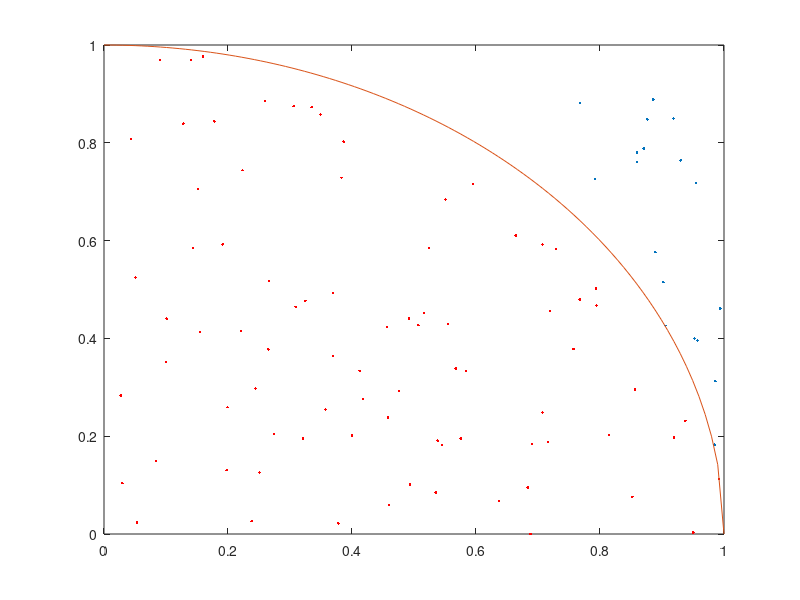

Recreate this plot in MATLAB. (Note: this script raises an error after producing the figure.)
n=100;
X = rand([n 1]);
Y = rand([n 1]);
figure;
plot(X,Y,'.');
hold on;
A = X.^2 + Y.^2;
plot(X(A<=1),Y(A<=1),'r.');
x=linspace(0,1);
y = sqrt(1 - x.^2);
plot(x,y);
legend(sprintf('%d (out)',length(find(A>1))),sprintf('%d (in)',length(find(A<=1))),'Boundary','Location','NE');
xlabel('x');
ylabel('y');
epi = 4 * length(find(A<=1))/n;
title(sprintf('Estimated pi = %f',epi));
k=50;
P=zeros(k,1);
for i=1:k
	X = rand([n 1]);
	Y = rand([n 1]); 
    A = X.^2 + Y.^2;
    P(i,1)= 4 * length(find(A<1))/n;
end
figure;
histogram(P);
title(sprintf('Estimated pi, mean=%f',sum(P)/length(P)));
xlabel('pi value');
ylabel('Frequency');
%% Variance
N = [100 300 500 1000 2000 3000 5000];
V = zeros(length(N),1);
for j = 1:length(N)
    for i=1:k
        X = rand([N(j) 1]);
        Y = rand([N(j) 1]); 
        A = X.^2 + Y.^2;
        P(i,1)= 4 * length(find(A<1))/N(j);
    end
    V(j) = var(P);
    fprintf('n=%d mean=%f, var=%f\n',N(j), sum(P)/length(P),V(j));
end
figure;
bar(N,V);
title('Sample Variance');
xlabel('n (Sample number)');
ylabel('Variance of Estimates');

%% Monte Carlo integral by generating uniform points
n=1000;
x1=0.8;
x2=3.0;
y1 = 1/(1+sinh(x1*2).*log(x1));
y2 = 1/(1+sinh(x2*2).*log(x2));
X=(x2-x1).*rand(n,1)+x1;
Y=(y2-y1).*rand(n,1)+y1;
A=1./(1+sinh(X*2).*log(X));
figure;
plot(X,Y,'.');
hold on;
plot(X(A>Y),Y(A>Y),'r.');
x=linspace(0.8,3);
y=1./(1+sinh(x*2).*log(x));
plot(x,y);
legend(sprintf('%d (out)',length(find(A<Y))),sprintf('%d (in)',length(find(A>Y))),'f(x)','Location','NE');
xlabel('x');
ylabel('y');
title(sprintf('Integral = %d',abs(x2-x1)*abs(y2-y1)*length(find(A>Y))/n));
N=[1000];
V=zeros(length(N),1);
for j=1:length(N)
    int = zeros(k,1);
    for i=1:k
        n=N(j);
        x1=0.8;
        x2=3.0;
        y1 = 1/(1+sinh(x1*2).*log(x1));
        y2 = 1/(1+sinh(x2*2).*log(x2));
        X=(x2-x1).*rand(n,1)+x1;
        Y=(y2-y1).*rand(n,1)+y1;
        A=1./(1+sinh(X*2).*log(X));
        int(i,1) = abs(x2-x1)*abs(y2-y1)*length(find(A>Y))/n;
    end
    V(j) = var(int);
    fprintf('1: Mean=%f, Variance=%f\n',sum(int)/k, V(j));
end

n=1000;
x1=-pi;
x2=pi;
y1 = -pi;
y2 = pi;
z1 = exp(-1*0^4 - 0^4);
z2 = exp(-1*pi^4 - pi^4);
X=(x2-x1).*rand(n,1)+x1;
Y=(y2-y1).*rand(n,1)+y1;
Z=(z2-z1).*rand(n,1)+z1;
A=exp(-1*(X.^4) - Y.^4);
figure;
scatter3(X,Y,Z,'.');
hold on;
scatter3(X(A>Z),Y(A>Z),Z(A>Z),'r.');
x=linspace(x1,x2,1000);
y=linspace(y1,y2,1000);
surf(x,y,exp(-1*(x.^4)-y'.^4));
legend(sprintf('%d (out)',length(find(A<Z))),sprintf('%d (in)',length(find(A>Z))),'f(x,y)','Location','NE');
xlabel('x');
ylabel('y');
int = abs(x2-x1)*abs(y2-y1)*abs(z2-z1)*length(find(A>Z))/n;
title(sprintf('Integral = %f',int));
figure;
contour(x,y,exp(-1*(x.^4) - y'.^4));
hold on;
plot(-pi/2,y,'b.',pi/2,y,'b.');
title('Stratified region');
N=[1000];
V=zeros(length(N),1);
for j=1:length(N)
    int = zeros(k,1);
    for i=1:k
        n=N(j);
        X=(x2-x1).*rand(n,1)+x1;
        Y=(y2-y1).*rand(n,1)+y1;
        Z=(z2-z1).*rand(n,1)+z1;
        A=exp(-1*X.^4 - Y.^4);
        int(i,1) = abs(x2-x1)*abs(y2-y1)*abs(z2-z1)*length(find(A>Z))/n;
    end
    V(j) = var(int);
    fprintf('2: Mean=%f, Variance=%f\n',sum(int)/k, V(j));
end
%% Stratification
% v = [0.8 1.2;1.2 1.6;1.6 2.4;2.4 3.0];
% s = [500 300 150 50];
v = [0.8 1.6;1.6 3.0];
s = [800 200];
k=50;
int = zeros(k,1);
for i=1:k
    r = 0;
    for j=1:length(s)
        n = s(j);
        x1=v(j,1); x2=v(j,2);
        x=(x2-x1).*rand(n,1)+x1;
        y=1./(1+sinh(x*2).*log(x));
        r = r + sum(y.*(x2-x1))/n;
        if j == 1
            tt=y;
        end
    end
    int(i) = r;
end
fprintf('Stratification 1: integral=%f, var=%f\n', sum(int)/k, var(int));
v = [-pi -pi/2;-pi/2 pi/2;pi/2 pi];
s = [100 800 100];
k=50;
int = zeros(k,1);
for i=1:k
    r = 0;
    for j=1:length(s)
        n = s(j);
        x1=v(j,1); x2=v(j,2);
        y1=-pi;y2=pi;
        x=(x2-x1).*rand(n,1)+x1;
        y=(y2-y1).*rand(n,1)+y1;
        z=exp(-1*x.^4 - y.^4);
        r = r + sum(z.*(x2-x1)*(y2-y1))/n;
        if j == 1
            tt=z;
        end
    end
    int(i) = r;
end
fprintf('Stratification 2: integral=%f, var=%f\n', sum(int)/k, var(int));
%% Importance sampling
n=1000;
for i=1:k
    x=exprnd(1/3,n,1)+0.8;
    f=1./(1+sinh(x*2).*log(x));
    g=exppdf(x-0.8,1/3);
    int(i)=sum(f./g)/n;
end
fprintf('Importance sampling 1: integral=%f, var=%f\n', sum(int)/k, var(int));
n=1000;
mu=[0 0];
sigma=[0.5 0;0 0.5];
for i=1:k
    x=mvnrnd(mu,sigma,n);
    f=exp(-1*x(:,1).^4 - x(:,2).^4);
    g=mvnpdf(x,mu,sigma);
    int(i)=sum(f./g)/n;
end
fprintf('Importance sampling 2: integral=%f, var=%f\n', sum(int)/k, var(int));
%% last integral
x=linspace(-5,5);
y=linspace(-5,5);
[X,Y] = meshgrid(x,y);
Z=20+X.^2+Y.^2-10*(cos(2*pi*X)+cos(2*pi*Y));
k=50;
n=10;
int=zeros(k,1);
for t=1:k
    r=0;
    for i=2:size(X,1)
        for j=2:size(Y,2)
            dx = X(i,j)-X(i,j-1);
            dy = Y(i,j)-Y(i-1,j);
            x=dx*rand(n,1)+X(i,j-1);
            y=dy*rand(n,1)+Y(i-1,j);
            z=20+x.^2+y.^2-10*(cos(2*pi*x)+cos(2*pi*y));
            r = r + sum(z*dx*dy)/n;
            %fprintf("dx=%f dy=%f, %f-%f %f-%f %d %d\n",dx,dy,X(i,j),X(i-1,j),Y(i,j),Y(i,j-1),i,j);
        end
    end
%     fprintf('Integral=%f\n',r);
    int(t)=r;
end
fprintf('Integral=%f Var=%f n=%d\n',sum(int)/k,var(int),n);
%% draw some plot for report document
figure;
x=linspace(0.8,3);
y=1./(1+sinh(x*2).*log(x));
plot(x,y);
hold on;
mu = 0;
sigma = 0.7;
y = 4*normpdf(x,mu,sigma);
% y=exppdf(x-0.8,1/3);
disp('Yo');
plot(x,y,'--');
title('Evaluate g(x) for importance sampling');
% x=linspace(-pi,pi);
% y=linspace(-pi,pi);
% figure;
% q = -1*(x.^4) - (y'.^4);
% p = exp(q);
% contour(x,y,p);
% title('Evaluate g(x,y) for importance sampling');
% hold on;
% mu = [0 0]; 
% SIGMA = [0.5 0; 0 0.5]; 
% [X,Y] = meshgrid(x,y);
% z=mvnpdf([X(:) Y(:)], mu, SIGMA);
% z=reshape(z,length(x),length(y));
% contour(x,y,z,'r--');
% figure;
% x=linspace(-5,5);
% y=linspace(-5,5);
% [X,Y] = meshgrid(x,y);
% Z=20+X.^2+Y.^2-10*(cos(2*pi*X)+cos(2*pi*Y));
% surf(x,y,Z);
